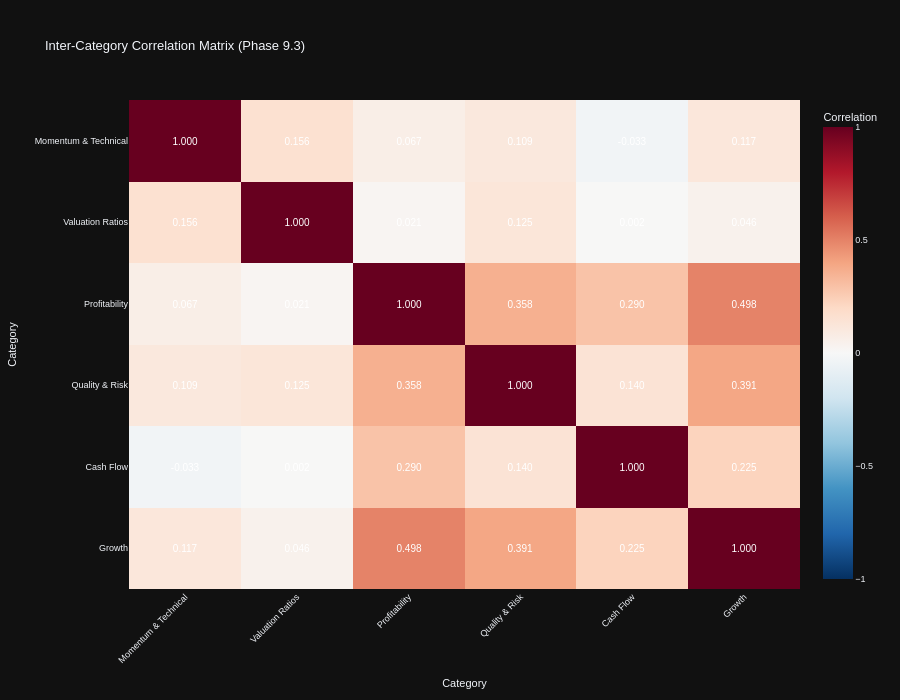

Write notebook code for a chart like this one.
### Code cell
# Visualization 3: Category Correlation Network
print("\n📊 Category Correlation Network:")

# Compute correlation matrix between category scores
if category_sector_scores:
    # Create category score matrix (stocks × categories)
    category_score_matrix = pd.DataFrame()

    for category_name, category_metrics in category_mapping.items():
        available_in_category = [m for m in category_metrics if m in all_stocks_scaled.columns]

        if len(available_in_category) == 0:
            continue

        # Compute z-scores for available metrics and average to get category score
        category_data = all_stocks_scaled[available_in_category].copy()

        # Convert to numeric
        for col in available_in_category:
            category_data[col] = pd.to_numeric(category_data[col], errors='coerce')

        # Compute z-scores and average
        z_scored_data = category_data.apply(lambda x: zscore(x, nan_policy='omit'))
        category_score_matrix[category_name] = z_scored_data.mean(axis=1)

    # Compute correlation matrix
    category_corr = category_score_matrix.corr()

    # Create interactive heatmap for category correlations with value annotations
    # Following code_guidelines.md Section 17.1: Heatmaps and Conditional Formatting
    fig_corr_network = px.imshow(
            category_corr,
            labels=dict(x="Category", y="Category", color="Correlation"),
            title="Inter-Category Correlation Matrix (Phase 9.3)",
            color_continuous_scale="RdBu_r",  # Diverging scale for correlation (-1 to +1)
            aspect="auto",
            zmin=-1,
            zmax=1,
            text_auto=".3f"  # ✅ Display correlation values formatted to 3 decimals (Section 17.1)
            )

    # Enhanced styling per Section 17.1 style guidelines
    fig_corr_network.update_traces(
            textfont=dict(
                    size=10,
                    color='white',  # High contrast on diverging color scale
                    family='Arial'  # Standard sans-serif font (Section 17.4)
                    )
            )

    fig_corr_network.update_layout(
            height=700,
            xaxis_tickangle=-45,
            font=dict(size=9, family="Arial"),
            template="plotly_dark"  # ✅ Dark mode compatible theme (Section 17.1)
            )

    fig_corr_network.show()
    output_path = eda_output_dir / "phase93_category_correlation_network.html"
    fig_corr_network.write_html(output_path)

    print(f"\n✓ Category correlation network complete")
    print(f"  Categories analyzed: {len(category_corr)}")
    print(f"  Output: {output_path}")

    # Find strongest positive and negative correlations
    corr_pairs = []
    for i in range(len(category_corr.columns)):
        for j in range(i + 1, len(category_corr.columns)):
            cat1 = category_corr.columns[i]
            cat2 = category_corr.columns[j]
            corr_val = category_corr.iloc[i, j]
            if not np.isnan(corr_val):
                corr_pairs.append((cat1, cat2, corr_val))

    # Sort by absolute correlation
    corr_pairs.sort(key=lambda x: abs(x[2]), reverse=True)

    print(f"\n  🔗 Strongest Category Relationships:")
    for cat1, cat2, corr in corr_pairs[:5]:
        print(f"    {cat1} ↔ {cat2}: {corr:.2f}")
else:
    print("  ⚠️ No category data available for correlation analysis")

### Figure 1 — Plotly figure (JSON) as saved in the notebook; plotly's stock layout.template omitted (floating-point values rounded to 4 significant figures)
{"data": [{"coloraxis": "coloraxis", "name": "0", "texttemplate": "%{z:.3f}", "x": ["Momentum & Technical", "Valuation Ratios", "Profitability", "Quality & Risk", "Cash Flow", "Growth"], "y": ["Momentum & Technical", "Valuation Ratios", "Profitability", "Quality & Risk", "Cash Flow", "Growth"], "z": [[1.0, 0.1563, 0.06663, 0.1085, -0.0329, 0.1173], [0.1563, 1.0, 0.02113, 0.1245, 0.002131, 0.04628], [0.06663, 0.02113, 1.0, 0.3585, 0.29, 0.4981], [0.1085, 0.1245, 0.3585, 1.0, 0.1402, 0.3915], [-0.0329, 0.002131, 0.29, 0.1402, 1.0, 0.2248], [0.1173, 0.04628, 0.4981, 0.3915, 0.2248, 1.0]], "type": "heatmap", "xaxis": "x", "yaxis": "y", "hovertemplate": "Category: %{x}<br>Category: %{y}<br>Correlation: %{z}<extra></extra>", "textfont": {"color": "white", "family": "Arial", "size": 10}}], "layout": {"xaxis": {"anchor": "y", "domain": [0.0, 1.0], "title": {"text": "Category"}, "tickangle": -45}, "yaxis": {"anchor": "x", "domain": [0.0, 1.0], "autorange": "reversed", "title": {"text": "Category"}}, "coloraxis": {"colorbar": {"title": {"text": "Correlation"}}, "colorscale": [[0.0, "rgb(5,48,97)"], [0.1, "rgb(33,102,172)"], [0.2, "rgb(67,147,195)"], [0.3, "rgb(146,197,222)"], [0.4, "rgb(209,229,240)"], [0.5, "rgb(247,247,247)"], [0.6, "rgb(253,219,199)"], [0.7, "rgb(244,165,130)"], [0.8, "rgb(214,96,77)"], [0.9, "rgb(178,24,43)"], [1.0, "rgb(103,0,31)"]], "cmin": -1, "cmax": 1}, "title": {"text": "Inter-Category Correlation Matrix (Phase 9.3)"}, "font": {"size": 9, "family": "Arial"}, "height": 700}}
